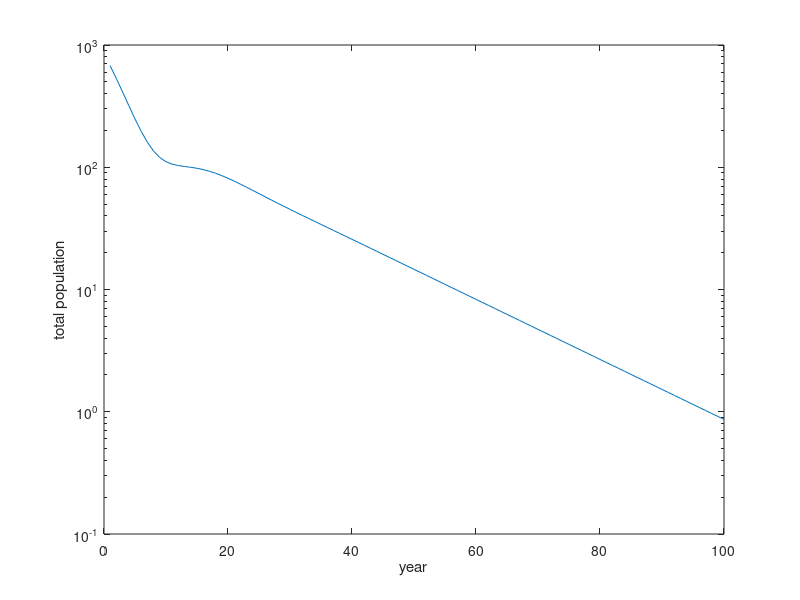

This chart was generated by the following MATLAB code:
A = [0      0      0      0      127    4      80;
     0.6747 0.7370 0      0      0      0      0;
     0      0.0486 0.6610 0      0      0      0;
     0      0      0.0147 0.6907 0      0      0;
     0      0      0      0.0518 0      0      0;
     0      0      0      0      0.8091 0      0;
     0      0      0      0      0      0.8091 0.8089];
[V, E] = eig(A);
[lambda, k] = max(real(diag(E)));
stable = real(V(:, k)) / sum(real(V(:, k)));

x = [1000; 0; 0; 0; 0; 0; 0];
totals = zeros(100, 1); gaps = zeros(100, 1);
for year = 1:100
    x = A * x;
    totals(year) = sum(x);
    gaps(year) = max(abs(x / sum(x) - stable));
end
figure; semilogy(1:100, totals)
xlabel('year'); ylabel('total population')
slope = log(totals(100) / totals(90)) / 10     % compare with log(lambda)
log(lambda)
settled = find(gaps >= 0.01, 1, 'last') + 1    % within 1% from this year on
